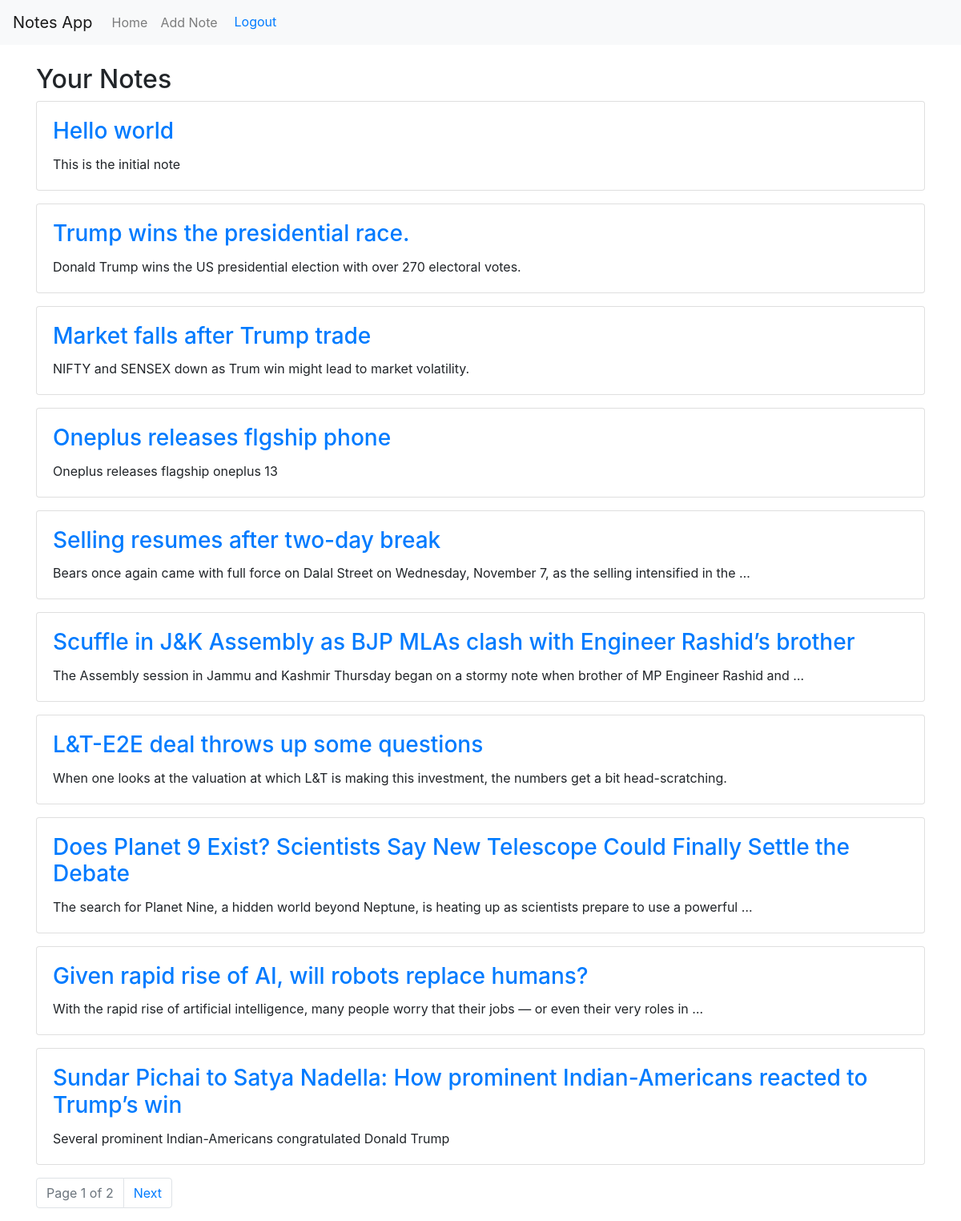
The app's page / (signed in) with its own data.
### notes/models.py (models this page shows, shortened)
class Note(models.Model):
    title = models.CharField(max_length=100)
    body = models.TextField()
    created_at = models.DateTimeField(auto_now_add=True)
    updated_at = models.DateTimeField(auto_now=True)
    user = models.ForeignKey(User, on_delete=models.CASCADE, related_name='notes')

### notes/views.py (the view)
# urls.py: path('', NoteListView.as_view(), name='note_list'),
class NoteListView(LoginRequiredMixin, ListView):
    model = Note
    paginate_by = 10
    template_name = 'notes/note_list.html'
    def get_queryset(self):
        return Note.objects.filter(user=self.request.user)

### notes/templates/notes/note_list.html (shortened to what this page needs)
{% extends 'base_generic.html' %}
{% block content %}
<h2>Your Notes</h2>
{% for note in object_list %}
    <div class="card mb-3">
        <div class="card-body">
            <h3 class="card-title"><a href="{% url 'notes:note_detail' note.pk %}">{{ note.title }}</a></h3>
            <p class="card-text">{{ note.body|truncatewords:20 }}</p>
        </div>
    </div>
{% endfor %}
<div class="pagination">
    {% if is_paginated %}
        <nav aria-label="Page navigation">
            <ul class="pagination">
                <li class="page-item disabled"><span class="page-link">Page {{ page_obj.number }} of {{ page_obj.paginator.num_pages }}</span></li>
                {% if page_obj.has_next %}
                    <li class="page-item"><a class="page-link" href="?page={{ page_obj.next_page_number }}">Next</a></li>
                {% endif %}
            </ul>
        </nav>
    {% endif %}
</div>
{% endblock %}

### notes/templates/base_generic.html (shortened to what this page needs)
<!DOCTYPE html>
<html lang="en">
<head>
    <link rel="stylesheet" href="https://cdnjs.cloudflare.com/ajax/libs/bootstrap/4.6.0/css/bootstrap.min.css">
</head>
<body>
    <nav class="navbar navbar-expand-lg navbar-light bg-light">
        <a class="navbar-brand" href="{% url 'notes:note_list' %}">Notes App</a>
        <div class="navbar-nav">
            {% if user.is_authenticated %}
                <a class="nav-item nav-link" href="{% url 'notes:note_list' %}">Home</a>
                <a class="nav-item nav-link" href="{% url 'notes:note_add' %}">Add Note</a>
                <form action="{% url 'notes:logout' %}" method="post">
                    <button type="submit" class="btn btn-link">Logout</button>
                </form>
            {% else %}
                <a class="nav-item nav-link" href="{% url 'notes:signup' %}">Sign Up</a>
                <a class="nav-item nav-link" href="{% url 'notes:login' %}">Login</a>
            {% endif %}
        </div>
    </nav>
    <div class="container mt-4">
        {% block content %}{% endblock %}
    </div>
</body>
</html>

### records on screen
Note: title "Hello world", body "This is the initial note"
Note: title "Trump wins the presidential race.", body "Donald Trump wins the US presidential election with over 270 electoral votes."
Note: title "Market falls after Trump trade", body "NIFTY and SENSEX down as Trum win might lead to market volatility."
Note: title "Oneplus releases flgship phone", body "Oneplus releases flagship oneplus 13"
Note: title "Selling resumes after two-day break", body "Bears once again came with full force on Dalal Street on Wednesday, November 7, as the selling intensified in the …"
Note: title "Scuffle in J&K Assembly as BJP MLAs clash with Engineer Rashid’s brother", body "The Assembly session in Jammu and Kashmir Thursday began on a stormy note when brother of MP Engineer Rashid and …"
Note: title "L&T-E2E deal throws up some questions", body "When one looks at the valuation at which L&T is making this investment, the numbers get a bit head-scratching."
Note: title "Does Planet 9 Exist? Scientists Say New Telescope Could Finally Settle the Debate", body "The search for Planet Nine, a hidden world beyond Neptune, is heating up as scientists prepare to use a powerful …"
Note: title "Given rapid rise of AI, will robots replace humans?", body "With the rapid rise of artificial intelligence, many people worry that their jobs — or even their very roles in …"
Note: title "Sundar Pichai to Satya Nadella: How prominent Indian-Americans reacted to Trump’s win", body "Several prominent Indian-Americans congratulated Donald Trump"

### other values on screen
{{ page_obj.number }} "1"
{{ page_obj.paginator.num_pages }} "2"
